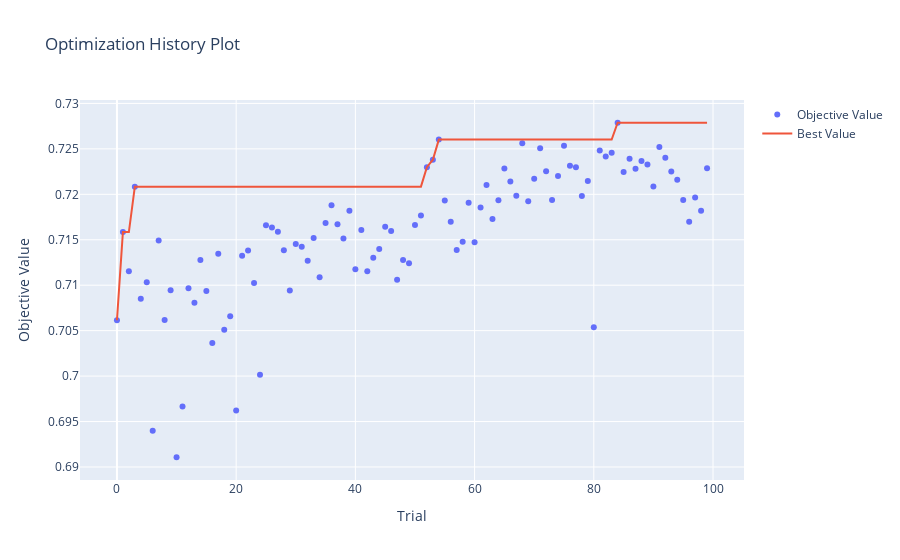
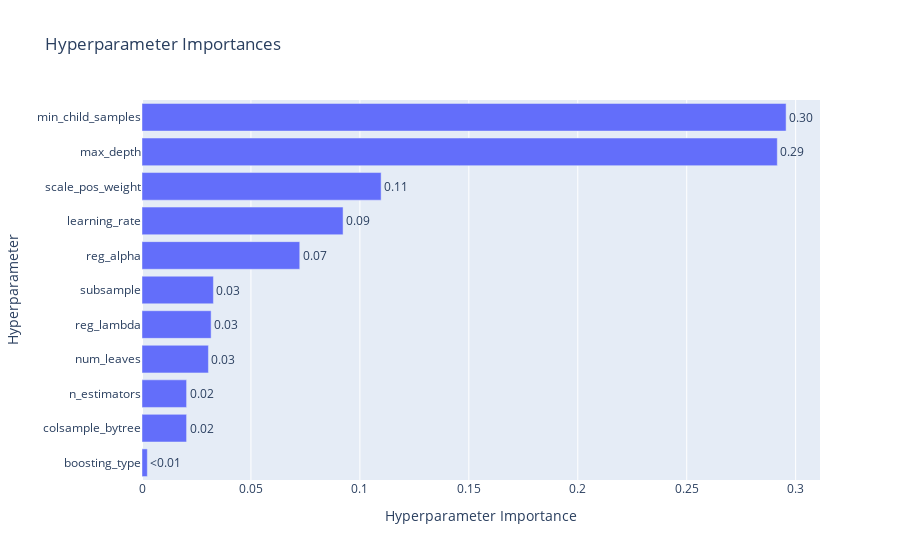

Notebook code for these charts, in order:
### Code cell
print(f"Лучшие параметры для LightGBM:")
print(study_lgb.best_params)
print(f"Лучший ROC-AUC: {study_lgb.best_value:.4f}")

fig = optuna.visualization.plot_optimization_history(study_lgb)
fig.show()

fig = optuna.visualization.plot_param_importances(study_lgb)
fig.show()

### Figure 1 — Plotly figure (JSON) as saved in the notebook; plotly's stock layout.template omitted (floating-point values rounded to 4 significant figures)
{"data": [{"mode": "markers", "name": "Objective Value", "type": "scatter", "x": [0, 1, 2, 3, 4, 5, 6, 7, 8, 9, 10, 11, 12, 13, 14, 15, 16, 17, 18, 19, 20, 21, 22, 23, 24, 25, 26, 27, 28, 29, 30, 31, 32, 33, 34, 35, 36, 37, 38, 39, 40, 41, 42, 43, 44, 45, 46, 47, 48, 49, 50, 51, 52, 53, 54, 55, 56, 57, 58, 59, 60, 61, 62, 63, 64, 65, 66, 67, 68, 69, 70, 71, 72, 73, 74, 75, 76, 77, 78, 79, 80, 81, 82, 83, 84, 85, 86, 87, 88, 89, 90, 91, 92, 93, 94, 95, 96, 97, 98, 99], "y": [0.7061, 0.7158, 0.7115, 0.7208, 0.7085, 0.7103, 0.694, 0.7149, 0.7062, 0.7094, 0.6911, 0.6967, 0.7097, 0.7081, 0.7128, 0.7094, 0.7036, 0.7135, 0.7051, 0.7066, 0.6962, 0.7132, 0.7138, 0.7102, 0.7002, 0.7166, 0.7164, 0.7159, 0.7138, 0.7094, 0.7145, 0.7142, 0.7127, 0.7152, 0.7109, 0.7168, 0.7188, 0.7167, 0.7151, 0.7182, 0.7118, 0.7161, 0.7115, 0.713, 0.714, 0.7164, 0.716, 0.7106, 0.7128, 0.7124, 0.7166, 0.7177, 0.723, 0.7238, 0.726, 0.7193, 0.717, 0.7139, 0.7148, 0.7191, 0.7147, 0.7186, 0.721, 0.7173, 0.7194, 0.7228, 0.7214, 0.7198, 0.7256, 0.7192, 0.7217, 0.7251, 0.7225, 0.7194, 0.722, 0.7253, 0.7231, 0.723, 0.7198, 0.7215, 0.7054, 0.7248, 0.7242, 0.7246, 0.7279, 0.7225, 0.7239, 0.7228, 0.7237, 0.7233, 0.7209, 0.7252, 0.724, 0.7225, 0.7216, 0.7194, 0.717, 0.7197, 0.7182, 0.7229]}, {"mode": "lines", "name": "Best Value", "type": "scatter", "x": [0, 1, 2, 3, 4, 5, 6, 7, 8, 9, 10, 11, 12, 13, 14, 15, 16, 17, 18, 19, 20, 21, 22, 23, 24, 25, 26, 27, 28, 29, 30, 31, 32, 33, 34, 35, 36, 37, 38, 39, 40, 41, 42, 43, 44, 45, 46, 47, 48, 49, 50, 51, 52, 53, 54, 55, 56, 57, 58, 59, 60, 61, 62, 63, 64, 65, 66, 67, 68, 69, 70, 71, 72, 73, 74, 75, 76, 77, 78, 79, 80, 81, 82, 83, 84, 85, 86, 87, 88, 89, 90, 91, 92, 93, 94, 95, 96, 97, 98, 99], "y": [0.7061, 0.7158, 0.7158, 0.7208, 0.7208, 0.7208, 0.7208, 0.7208, 0.7208, 0.7208, 0.7208, 0.7208, 0.7208, 0.7208, 0.7208, 0.7208, 0.7208, 0.7208, 0.7208, 0.7208, 0.7208, 0.7208, 0.7208, 0.7208, 0.7208, 0.7208, 0.7208, 0.7208, 0.7208, 0.7208, 0.7208, 0.7208, 0.7208, 0.7208, 0.7208, 0.7208, 0.7208, 0.7208, 0.7208, 0.7208, 0.7208, 0.7208, 0.7208, 0.7208, 0.7208, 0.7208, 0.7208, 0.7208, 0.7208, 0.7208, 0.7208, 0.7208, 0.723, 0.7238, 0.726, 0.726, 0.726, 0.726, 0.726, 0.726, 0.726, 0.726, 0.726, 0.726, 0.726, 0.726, 0.726, 0.726, 0.726, 0.726, 0.726, 0.726, 0.726, 0.726, 0.726, 0.726, 0.726, 0.726, 0.726, 0.726, 0.726, 0.726, 0.726, 0.726, 0.7279, 0.7279, 0.7279, 0.7279, 0.7279, 0.7279, 0.7279, 0.7279, 0.7279, 0.7279, 0.7279, 0.7279, 0.7279, 0.7279, 0.7279, 0.7279]}, {"marker": {"color": "#cccccc"}, "mode": "markers", "name": "Infeasible Trial", "showlegend": false, "type": "scatter", "x": [], "y": []}], "layout": {"title": {"text": "Optimization History Plot"}, "xaxis": {"title": {"text": "Trial"}}, "yaxis": {"title": {"text": "Objective Value"}}}}

### Figure 2 — Plotly figure (JSON) as saved in the notebook; plotly's stock layout.template omitted (floating-point values rounded to 4 significant figures)
{"data": [{"cliponaxis": false, "hovertemplate": ["boosting_type (CategoricalDistribution): 0.0024470594142098193<extra></extra>", "colsample_bytree (FloatDistribution): 0.02046207952290154<extra></extra>", "n_estimators (IntDistribution): 0.020463209972016696<extra></extra>", "num_leaves (IntDistribution): 0.030490369502490275<extra></extra>", "reg_lambda (FloatDistribution): 0.0317224260393582<extra></extra>", "subsample (FloatDistribution): 0.03278083015943759<extra></extra>", "reg_alpha (FloatDistribution): 0.07239919770475572<extra></extra>", "learning_rate (FloatDistribution): 0.0922867372211322<extra></extra>", "scale_pos_weight (FloatDistribution): 0.10975183961891771<extra></extra>", "max_depth (IntDistribution): 0.2915797182816357<extra></extra>", "min_child_samples (IntDistribution): 0.2956165325631446<extra></extra>"], "name": "Objective Value", "orientation": "h", "text": ["<0.01", "0.02", "0.02", "0.03", "0.03", "0.03", "0.07", "0.09", "0.11", "0.29", "0.30"], "textposition": "outside", "type": "bar", "x": [0.002447, 0.02046, 0.02046, 0.03049, 0.03172, 0.03278, 0.0724, 0.09229, 0.1098, 0.2916, 0.2956], "y": ["boosting_type", "colsample_bytree", "n_estimators", "num_leaves", "reg_lambda", "subsample", "reg_alpha", "learning_rate", "scale_pos_weight", "max_depth", "min_child_samples"]}], "layout": {"title": {"text": "Hyperparameter Importances"}, "xaxis": {"title": {"text": "Hyperparameter Importance"}}, "yaxis": {"title": {"text": "Hyperparameter"}}}}
